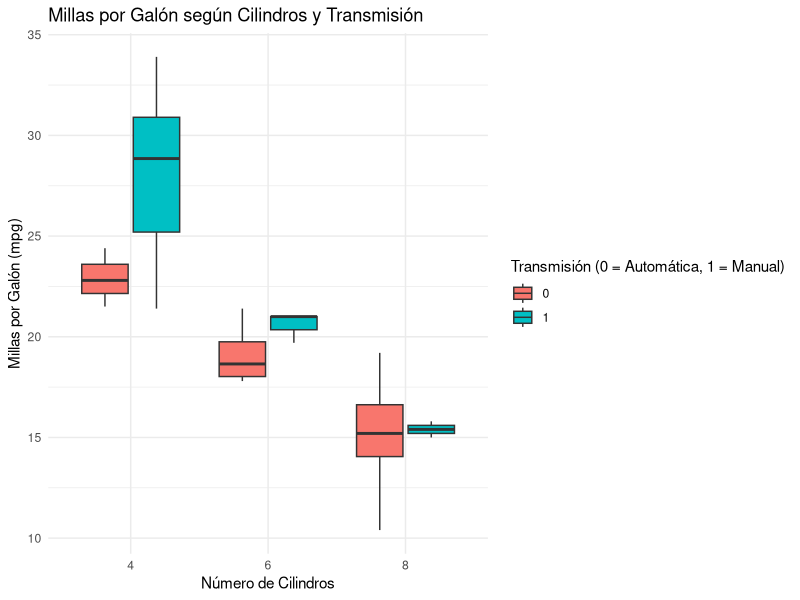
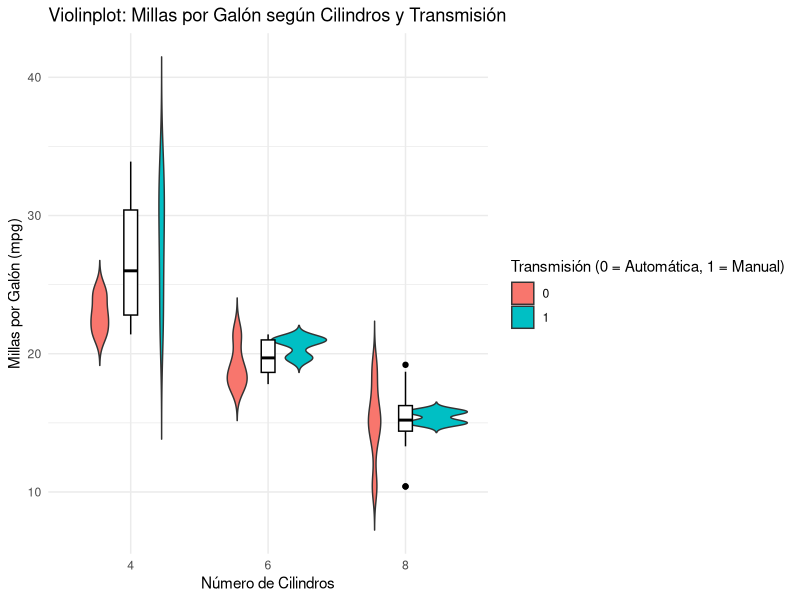
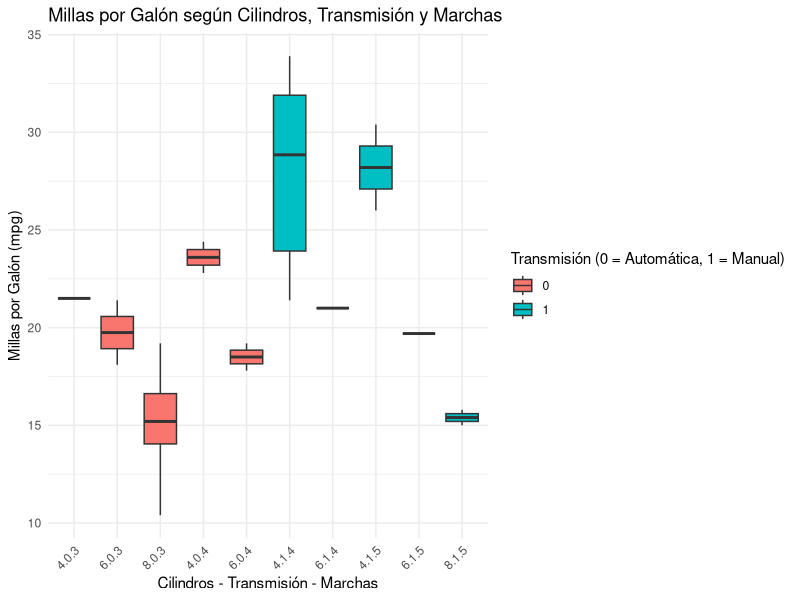
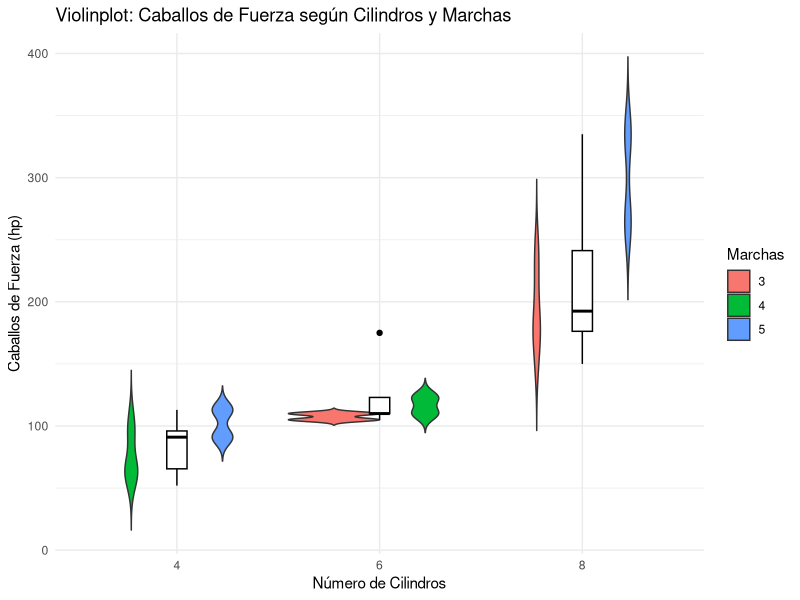

R code for these plots, in order:
## ---- chunk 1
# Instalar y cargar las librerías necesarias
# install.packages("psych")
# install.packages("ggplot2")
# install.packages("data.table")

library(data.table)
library(psych)
library(ggplot2)
## ---- chunk 2
# Convertir mtcars a data.table
dt_mtcars <- as.data.table(mtcars)
## ---- chunk 3
# Describir las variables de mtcars
descripcion_mtcars <- describe(dt_mtcars)
print(descripcion_mtcars)
## ---- chunk 4
# Calcular la matriz de correlación con p-valores
correlacion_significancia <- corr.test(dt_mtcars[, .(mpg, hp, wt, qsec)])
print(correlacion_significancia$r)  # Matriz de correlación
print(correlacion_significancia$p)  # Matriz de p-valores
## ---- chunk 5
# Crear un boxplot de mpg según el número de cilindros y transmisión
ggplot(dt_mtcars, aes(x = factor(cyl), y = mpg, fill = factor(am))) +
  geom_boxplot() +
  labs(title = "Millas por Galón según Cilindros y Transmisión", 
       x = "Número de Cilindros", 
       y = "Millas por Galón (mpg)", 
       fill = "Transmisión (0 = Automática, 1 = Manual)") +
  theme_minimal()
## ---- chunk 6
# Crear un violinplot para mpg con factores
ggplot(dt_mtcars, aes(x = factor(cyl), y = mpg, fill = factor(am))) +
  geom_violin(trim = FALSE) +
  geom_boxplot(width = 0.1, fill = "white", color = "black") +
  labs(title = "Violinplot: Millas por Galón según Cilindros y Transmisión", 
       x = "Número de Cilindros", 
       y = "Millas por Galón (mpg)", 
       fill = "Transmisión (0 = Automática, 1 = Manual)") +
  theme_minimal()
## ---- chunk 7
# Crear un boxplot de mpg según cilindros, transmisión y marchas
ggplot(dt_mtcars, aes(x = interaction(cyl, am, gear), y = mpg, fill = factor(am))) +
  geom_boxplot() +
  labs(title = "Millas por Galón según Cilindros, Transmisión y Marchas", 
       x = "Cilindros - Transmisión - Marchas", 
       y = "Millas por Galón (mpg)", 
       fill = "Transmisión (0 = Automática, 1 = Manual)") +
  theme_minimal() +
  theme(axis.text.x = element_text(angle = 45, hjust = 1))
## ---- chunk 8
# Tu código aquí

## ---- chunk 9
# Solución
describeBy(dt_mtcars$hp, group = list(dt_mtcars$cyl, dt_mtcars$am))
## ---- chunk 10
# Tu código aquí

## ---- chunk 11
# Solución
ggplot(dt_mtcars, aes(x = factor(cyl), y = hp, fill = factor(gear))) +
  geom_violin(trim = FALSE) +
  geom_boxplot(width = 0.1, fill = "white", color = "black") +
  labs(title = "Violinplot: Caballos de Fuerza según Cilindros y Marchas", 
       x = "Número de Cilindros", 
       y = "Caballos de Fuerza (hp)", 
       fill = "Marchas") +
  theme_minimal()
